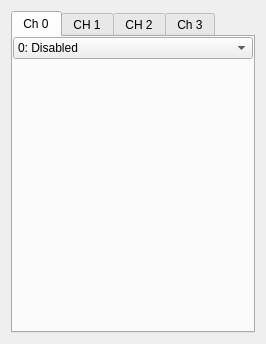
<?xml version="1.0" encoding="UTF-8"?>
<ui version="4.0">
 <class>Form</class>
 <widget class="QWidget" name="Form">
  <property name="geometry">
   <rect>
    <x>0</x>
    <y>0</y>
    <width>266</width>
    <height>344</height>
   </rect>
  </property>
  <property name="windowTitle">
   <string>Form</string>
  </property>
  <layout class="QVBoxLayout" name="verticalLayout">
   <item>
    <widget class="QTabWidget" name="tabWidget">
     <property name="currentIndex">
      <number>0</number>
     </property>
     <widget class="QWidget" name="tab">
      <attribute name="title">
       <string>Ch 0</string>
      </attribute>
      <layout class="QVBoxLayout" name="verticalLayout_2" stretch="0,1">
       <property name="leftMargin">
        <number>0</number>
       </property>
       <property name="topMargin">
        <number>0</number>
       </property>
       <property name="rightMargin">
        <number>0</number>
       </property>
       <property name="bottomMargin">
        <number>0</number>
       </property>
       <item>
        <widget class="PyDMEnumComboBox" name="PyDMEnumComboBox_3">
         <property name="toolTip">
          <string/>
         </property>
         <property name="styleSheet">
          <string notr="true"/>
         </property>
         <property name="channel" stdset="0">
          <string>ca://${DEVICE}:DAQMUX${MUX}_INPMUXSEL0</string>
         </property>
         <item>
          <property name="text">
           <string>0: Disabled</string>
          </property>
         </item>
         <item>
          <property name="text">
           <string>1: Test</string>
          </property>
         </item>
         <item>
          <property name="text">
           <string>2: ADC0 [F Panel: RF IN 2]</string>
          </property>
         </item>
         <item>
          <property name="text">
           <string>3: ADC1 [F Panel: RF IN 1]</string>
          </property>
         </item>
         <item>
          <property name="text">
           <string>4: ADC2 [F Panel: RF IN 4]</string>
          </property>
         </item>
         <item>
          <property name="text">
           <string>5: ADC3 [F Panel: RF IN 3]</string>
          </property>
         </item>
         <item>
          <property name="text">
           <string>6: ADC4 [F Panel: RF IN 6]</string>
          </property>
         </item>
         <item>
          <property name="text">
           <string>7: ADC5 [F Panel: RF IN 5]</string>
          </property>
         </item>
         <item>
          <property name="text">
           <string>8: ADC6</string>
          </property>
         </item>
         <item>
          <property name="text">
           <string>9: DAC0 [LO PLL DAC]</string>
          </property>
         </item>
         <item>
          <property name="text">
           <string>10: DAC1 [CLK PLL DAC]</string>
          </property>
         </item>
         <item>
          <property name="text">
           <string>11: DAC2 [F Panel: DAC OUT]</string>
          </property>
         </item>
         <item>
          <property name="text">
           <string>12: DAC3</string>
          </property>
         </item>
         <item>
          <property name="text">
           <string>13: DAC4</string>
          </property>
         </item>
         <item>
          <property name="text">
           <string>14: DAC5</string>
          </property>
         </item>
         <item>
          <property name="text">
           <string>15: DAC6</string>
          </property>
         </item>
         <item>
          <property name="text">
           <string>16:DBG0</string>
          </property>
         </item>
         <item>
          <property name="text">
           <string>17:DBG1</string>
          </property>
         </item>
         <item>
          <property name="text">
           <string>18: DBG2</string>
          </property>
         </item>
         <item>
          <property name="text">
           <string>19: DBG3</string>
          </property>
         </item>
        </widget>
       </item>
       <item>
        <widget class="PyDMEmbeddedDisplay" name="PyDMEmbeddedDisplay_4">
         <property name="toolTip">
          <string/>
         </property>
         <property name="macros" stdset="0">
          <string>{&quot;MUX&quot;:&quot;0&quot;, &quot;CH&quot;:&quot;0&quot;}</string>
         </property>
         <property name="filename" stdset="0">
          <string>channel_settings.ui</string>
         </property>
        </widget>
       </item>
      </layout>
     </widget>
     <widget class="QWidget" name="tab_2">
      <attribute name="title">
       <string>CH 1</string>
      </attribute>
      <layout class="QVBoxLayout" name="verticalLayout_3" stretch="0,1">
       <property name="leftMargin">
        <number>0</number>
       </property>
       <property name="topMargin">
        <number>0</number>
       </property>
       <property name="rightMargin">
        <number>0</number>
       </property>
       <property name="bottomMargin">
        <number>0</number>
       </property>
       <item>
        <widget class="PyDMEnumComboBox" name="PyDMEnumComboBox_2">
         <property name="toolTip">
          <string/>
         </property>
         <property name="styleSheet">
          <string notr="true"/>
         </property>
         <property name="channel" stdset="0">
          <string>ca://${DEVICE}:DAQMUX${MUX}_INPMUXSEL1</string>
         </property>
         <item>
          <property name="text">
           <string>0: Disabled</string>
          </property>
         </item>
         <item>
          <property name="text">
           <string>1: Test</string>
          </property>
         </item>
         <item>
          <property name="text">
           <string>2: ADC0 [F Panel: RF IN 2]</string>
          </property>
         </item>
         <item>
          <property name="text">
           <string>3: ADC1 [F Panel: RF IN 1]</string>
          </property>
         </item>
         <item>
          <property name="text">
           <string>4: ADC2 [F Panel: RF IN 4]</string>
          </property>
         </item>
         <item>
          <property name="text">
           <string>5: ADC3 [F Panel: RF IN 3]</string>
          </property>
         </item>
         <item>
          <property name="text">
           <string>6: ADC4 [F Panel: RF IN 6]</string>
          </property>
         </item>
         <item>
          <property name="text">
           <string>7: ADC5 [F Panel: RF IN 5]</string>
          </property>
         </item>
         <item>
          <property name="text">
           <string>8: ADC6</string>
          </property>
         </item>
         <item>
          <property name="text">
           <string>9: DAC0 [LO PLL DAC]</string>
          </property>
         </item>
         <item>
          <property name="text">
           <string>10: DAC1 [CLK PLL DAC]</string>
          </property>
         </item>
         <item>
          <property name="text">
           <string>11: DAC2 [F Panel: DAC OUT]</string>
          </property>
         </item>
         <item>
          <property name="text">
           <string>12: DAC3</string>
          </property>
         </item>
         <item>
          <property name="text">
           <string>13: DAC4</string>
          </property>
         </item>
         <item>
          <property name="text">
           <string>14: DAC5</string>
          </property>
         </item>
         <item>
          <property name="text">
           <string>15: DAC6</string>
          </property>
         </item>
         <item>
          <property name="text">
           <string>16:DBG0</string>
          </property>
         </item>
         <item>
          <property name="text">
           <string>17:DBG1</string>
          </property>
         </item>
         <item>
          <property name="text">
           <string>18: DBG2</string>
          </property>
         </item>
         <item>
          <property name="text">
           <string>19: DBG3</string>
          </property>
         </item>
        </widget>
       </item>
       <item>
        <widget class="PyDMEmbeddedDisplay" name="PyDMEmbeddedDisplay_3">
         <property name="toolTip">
          <string/>
         </property>
         <property name="macros" stdset="0">
          <string>{&quot;MUX&quot;:&quot;0&quot;, &quot;CH&quot;:&quot;1&quot;}</string>
         </property>
         <property name="filename" stdset="0">
          <string>channel_settings.ui</string>
         </property>
        </widget>
       </item>
      </layout>
     </widget>
     <widget class="QWidget" name="tab_3">
      <attribute name="title">
       <string>CH 2</string>
      </attribute>
      <layout class="QVBoxLayout" name="verticalLayout_4" stretch="0,1">
       <property name="leftMargin">
        <number>0</number>
       </property>
       <property name="topMargin">
        <number>0</number>
       </property>
       <property name="rightMargin">
        <number>0</number>
       </property>
       <property name="bottomMargin">
        <number>0</number>
       </property>
       <item>
        <widget class="PyDMEnumComboBox" name="PyDMEnumComboBox">
         <property name="toolTip">
          <string/>
         </property>
         <property name="styleSheet">
          <string notr="true"/>
         </property>
         <property name="channel" stdset="0">
          <string>ca://${DEVICE}:DAQMUX${MUX}_INPMUXSEL2</string>
         </property>
         <item>
          <property name="text">
           <string>0: Disabled</string>
          </property>
         </item>
         <item>
          <property name="text">
           <string>1: Test</string>
          </property>
         </item>
         <item>
          <property name="text">
           <string>2: ADC0 [F Panel: RF IN 2]</string>
          </property>
         </item>
         <item>
          <property name="text">
           <string>3: ADC1 [F Panel: RF IN 1]</string>
          </property>
         </item>
         <item>
          <property name="text">
           <string>4: ADC2 [F Panel: RF IN 4]</string>
          </property>
         </item>
         <item>
          <property name="text">
           <string>5: ADC3 [F Panel: RF IN 3]</string>
          </property>
         </item>
         <item>
          <property name="text">
           <string>6: ADC4 [F Panel: RF IN 6]</string>
          </property>
         </item>
         <item>
          <property name="text">
           <string>7: ADC5 [F Panel: RF IN 5]</string>
          </property>
         </item>
         <item>
          <property name="text">
           <string>8: ADC6</string>
          </property>
         </item>
         <item>
          <property name="text">
           <string>9: DAC0 [LO PLL DAC]</string>
          </property>
         </item>
         <item>
          <property name="text">
           <string>10: DAC1 [CLK PLL DAC]</string>
          </property>
         </item>
         <item>
          <property name="text">
           <string>11: DAC2 [F Panel: DAC OUT]</string>
          </property>
         </item>
         <item>
          <property name="text">
           <string>12: DAC3</string>
          </property>
         </item>
         <item>
          <property name="text">
           <string>13: DAC4</string>
          </property>
         </item>
         <item>
          <property name="text">
           <string>14: DAC5</string>
          </property>
         </item>
         <item>
          <property name="text">
           <string>15: DAC6</string>
          </property>
         </item>
         <item>
          <property name="text">
           <string>16:DBG0</string>
          </property>
         </item>
         <item>
          <property name="text">
           <string>17:DBG1</string>
          </property>
         </item>
         <item>
          <property name="text">
           <string>18: DBG2</string>
          </property>
         </item>
         <item>
          <property name="text">
           <string>19: DBG3</string>
          </property>
         </item>
        </widget>
       </item>
       <item>
        <widget class="PyDMEmbeddedDisplay" name="PyDMEmbeddedDisplay_2">
         <property name="toolTip">
          <string/>
         </property>
         <property name="macros" stdset="0">
          <string>{&quot;MUX&quot;:&quot;0&quot;, &quot;CH&quot;:&quot;2&quot;}</string>
         </property>
         <property name="filename" stdset="0">
          <string>channel_settings.ui</string>
         </property>
        </widget>
       </item>
      </layout>
     </widget>
     <widget class="QWidget" name="tab_4">
      <attribute name="title">
       <string>Ch 3</string>
      </attribute>
      <layout class="QVBoxLayout" name="verticalLayout_5" stretch="0,1">
       <property name="leftMargin">
        <number>0</number>
       </property>
       <property name="topMargin">
        <number>0</number>
       </property>
       <property name="rightMargin">
        <number>0</number>
       </property>
       <property name="bottomMargin">
        <number>0</number>
       </property>
       <item>
        <widget class="PyDMEnumComboBox" name="PyDMEnumComboBox_4">
         <property name="toolTip">
          <string/>
         </property>
         <property name="styleSheet">
          <string notr="true"/>
         </property>
         <property name="channel" stdset="0">
          <string>ca://${DEVICE}:DAQMUX${MUX}_INPMUXSEL3</string>
         </property>
         <item>
          <property name="text">
           <string>0: Disabled</string>
          </property>
         </item>
         <item>
          <property name="text">
           <string>1: Test</string>
          </property>
         </item>
         <item>
          <property name="text">
           <string>2: ADC0 [F Panel: RF IN 2]</string>
          </property>
         </item>
         <item>
          <property name="text">
           <string>3: ADC1 [F Panel: RF IN 1]</string>
          </property>
         </item>
         <item>
          <property name="text">
           <string>4: ADC2 [F Panel: RF IN 4]</string>
          </property>
         </item>
         <item>
          <property name="text">
           <string>5: ADC3 [F Panel: RF IN 3]</string>
          </property>
         </item>
         <item>
          <property name="text">
           <string>6: ADC4 [F Panel: RF IN 6]</string>
          </property>
         </item>
         <item>
          <property name="text">
           <string>7: ADC5 [F Panel: RF IN 5]</string>
          </property>
         </item>
         <item>
          <property name="text">
           <string>8: ADC6</string>
          </property>
         </item>
         <item>
          <property name="text">
           <string>9: DAC0 [LO PLL DAC]</string>
          </property>
         </item>
         <item>
          <property name="text">
           <string>10: DAC1 [CLK PLL DAC]</string>
          </property>
         </item>
         <item>
          <property name="text">
           <string>11: DAC2 [F Panel: DAC OUT]</string>
          </property>
         </item>
         <item>
          <property name="text">
           <string>12: DAC3</string>
          </property>
         </item>
         <item>
          <property name="text">
           <string>13: DAC4</string>
          </property>
         </item>
         <item>
          <property name="text">
           <string>14: DAC5</string>
          </property>
         </item>
         <item>
          <property name="text">
           <string>15: DAC6</string>
          </property>
         </item>
         <item>
          <property name="text">
           <string>16:DBG0</string>
          </property>
         </item>
         <item>
          <property name="text">
           <string>17:DBG1</string>
          </property>
         </item>
         <item>
          <property name="text">
           <string>18: DBG2</string>
          </property>
         </item>
         <item>
          <property name="text">
           <string>19: DBG3</string>
          </property>
         </item>
        </widget>
       </item>
       <item>
        <widget class="PyDMEmbeddedDisplay" name="PyDMEmbeddedDisplay">
         <property name="toolTip">
          <string/>
         </property>
         <property name="macros" stdset="0">
          <string>{&quot;MUX&quot;:&quot;0&quot;, &quot;CH&quot;:&quot;3&quot;}</string>
         </property>
         <property name="filename" stdset="0">
          <string>channel_settings.ui</string>
         </property>
        </widget>
       </item>
      </layout>
     </widget>
    </widget>
   </item>
  </layout>
 </widget>
 <customwidgets>
  <customwidget>
   <class>PyDMEmbeddedDisplay</class>
   <extends>QFrame</extends>
   <header>pydm.widgets.embedded_display</header>
  </customwidget>
  <customwidget>
   <class>PyDMEnumComboBox</class>
   <extends>QComboBox</extends>
   <header>pydm.widgets.enum_combo_box</header>
  </customwidget>
 </customwidgets>
 <resources/>
 <connections/>
</ui>
